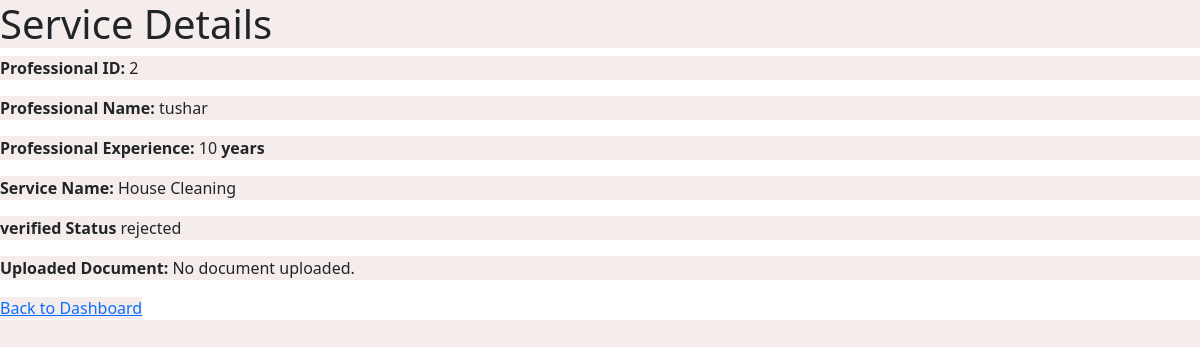
The page /professional/2 on the database its author committed.
### backend/models.py (models this page shows)
class Service_Professional(db.Model):
    __tablename__ = "service_professional"
    id = db.Column(db.Integer, primary_key=True, autoincrement=True)
    username = db.Column(db.String, unique=True, nullable=False)
    password = db.Column(db.String, nullable=False)
    name = db.Column(db.String, nullable=False)
    service_type = db.Column(
        db.String, nullable=False
    )  # nullable true done for some reason
    experience = db.Column(db.Integer, nullable=False)
    email = db.Column(db.String, unique=True, nullable=False)
    address = db.Column(db.String, nullable=False)
    pin_code = db.Column(db.String, nullable=False)
    verified_status = db.Column(db.String, nullable=True)
    document = db.Column(db.String, nullable=True)  # Column to store document path
    custom_services = db.relationship(
        "ProfessionalService",
        back_populates="professional",
        lazy=True,
        cascade="all, delete",
    )

### backend/controller.py (the view)
@app.route("/professional/<int:professional_id>", methods=["GET"])
def professional_details(professional_id):
    professional = Service_Professional.query.get(professional_id)
    if professional:
        return render_template("professional_details.html", professional=professional)
    else:
        return "Service not found", 404

### templates/professional_details.html (shortened to what this page needs)
<!DOCTYPE html>
<html lang="en">
<head>
    <link rel="stylesheet" href="/static/style.css" />
    <link href="https://cdn.jsdelivr.net/npm/bootstrap@5.0.2/dist/css/bootstrap.min.css" rel="stylesheet"
 />
</head>
<body>
    <h1>Service Details</h1>
    <p><strong>Professional ID:</strong> {{ professional.id }}</p>
    <p><strong>Professional Name:</strong> {{ professional.name }} </p>
    <p><strong>Professional Experience:</strong> {{ professional.experience }} <b>years</b></p>
    <p><strong>Service Name:</strong> {{ professional.service_type }}</p>
    <p><strong>verified Status</strong> {{ professional.verified_status }}</p>
    <p><strong>Uploaded Document:</strong>
        {% if professional.document %}
        <a href="{{ url_for('static', filename='uploads/' + professional.document) }}" target="_blank">
            View Document
        </a>
        {% else %}
        No document uploaded.
        {% endif %}
    </p>
    <a href="{{ url_for('user_login') }}">Back to Dashboard</a>
</body>
</html>

### static/style.css (style rules this page uses)
* { margin: 0; background-color: #f5ecec; }
a { color: black; }

### rows shown on the page
Service_Professional: id "2", name "tushar", experience "10", service_type "House Cleaning", verified_status "rejected"
